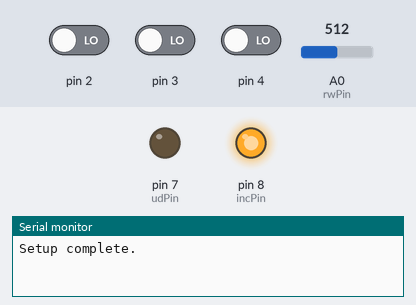
The sketch below on a simulated Arduino Uno, built with avr-gcc and run on an emulated ATmega328P. Shown: output pins drawn as LEDs (lit = HIGH), the last lines printed to the serial monitor. Dashed ring = blinking. The test bench sets the inputs (shaded band); at power-on: pin 2 LOW, pin 3 LOW, pin 4 LOW, A0 (rwPin) = 512. Pins used as bus, display or sensor lines are not drawn.

Above: at 1.2 s.
1.3 s: pin 2 driven HIGH
At 1.7 s:
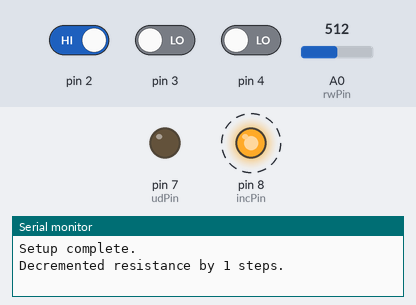
4.3 s: pin 3 driven HIGH
At 4.9 s:
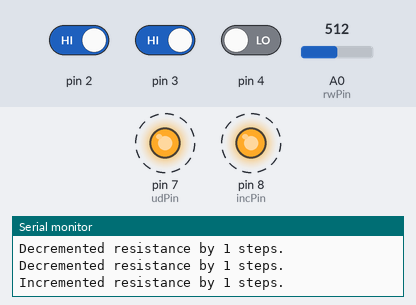
7.3 s: pin 2 driven LOW
At 10.2 s:
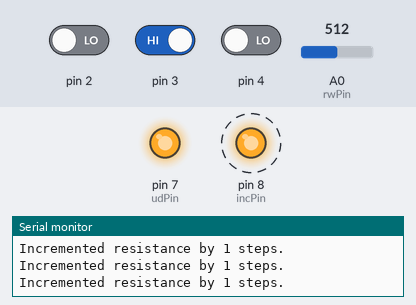
10.3 s: pin 4 driven HIGH
At 11.8 s:
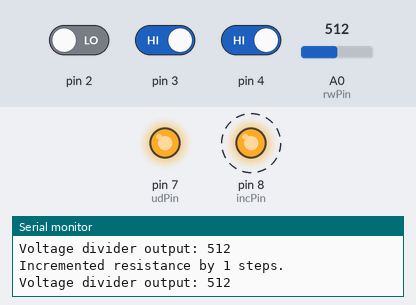
13.3 s: pin 3 driven LOW
At 14.2 s:
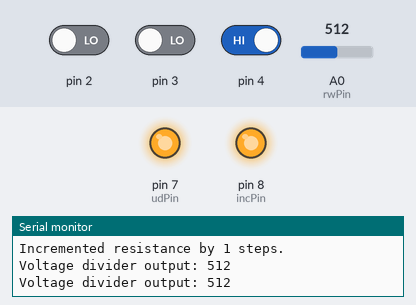
Timing chart, 0 to 15.8 s (numbered marks = the images above; inputs shaded):
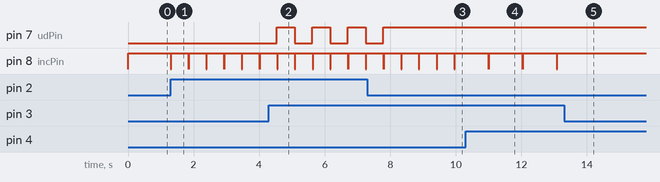

Measured:
- after the input at 1.3 s, pin 8 (incPin): alternates HIGH for 0.53 s and LOW for 0.01 s, starting at once
- after the input at 4.3 s, pin 7 (udPin): alternates HIGH for 0.54 s and LOW for 0.54 s, starting after 0.24 s
- after the input at 7.3 s, pin 7 (udPin): goes on until 7.8 s, then stays HIGH
- after the input at 10.3 s, pin 8 (incPin): alternates HIGH for 1.0 s and LOW for 0.01 s, starting after 0.70 s
- after the input at 13.3 s, pin 8 (incPin): stops changing and stays HIGH

The sketch:

X9C103S.ino
```cpp
// Digital potentiometer pins
const int udPin = 7;   // U/D (Up/Down)
const int incPin = 8;  // INC (Increment)
const int csPin = 9;   // CS (Chip Select)
const int vccPin = 12;   // power to digipot

// Analog pin for voltage divider
const int rwPin = A0;  // Analog pin to read from RW (Wiper)

// Time delay between INC pulses
const int incDelay = 10;
const int csDelay = 10;

// Function to initialize the potentiometer and Serial Monitor
void setup() {
  // Initialize Serial Monitor
  Serial.begin(9600);  // Set baud rate for serial communication

  // Set pin modes
  pinMode(udPin, OUTPUT);
  pinMode(incPin, OUTPUT);
  pinMode(csPin, OUTPUT);
  pinMode(vccPin, OUTPUT);
  pinMode(rwPin, INPUT);  // Set RW pin as input for analog reading

  digitalWrite(incPin, HIGH);
  delay(incDelay);
  digitalWrite(csPin, HIGH); // Start with chip deselected
  delay(csDelay);
  digitalWrite(vccPin, HIGH);
  Serial.println("Setup complete.");
}

void incrementResistance(int steps) {
  digitalWrite(udPin, HIGH); // Set direction to increment
  digitalWrite(csPin, LOW);  // Enable chip

  for (int i = 0; i < steps; i++) {
    digitalWrite(incPin, HIGH); // Toggle INC
    delay(incDelay);
    digitalWrite(incPin, LOW);
    delay(incDelay);
  }

  digitalWrite(incPin, HIGH);
  delay(incDelay);
  digitalWrite(csPin, HIGH); // Save to memory
  delay(csDelay);
  Serial.print("Incremented resistance by ");
  Serial.print(steps);
  Serial.println(" steps.");
}

// Function to decrement resistance by a given number of steps
void decrementResistance(int steps) {
   digitalWrite(udPin, LOW);  // Set direction to decrement
   digitalWrite(csPin, LOW);  // Enable chip


  for (int i = 0; i < steps; i++) {
    digitalWrite(incPin, HIGH); // Toggle INC
    delay(incDelay);
    digitalWrite(incPin, LOW);
    delay(incDelay);
  }

  digitalWrite(incPin, HIGH);
  delay(incDelay);
  digitalWrite(csPin, HIGH); // Save to memory
  delay(csDelay);
  Serial.print("Decremented resistance by ");
  Serial.print(steps);
  Serial.println(" steps.");
}

// Function to save current resistance to non-volatile memory
void saveToMemory() {
  digitalWrite(csPin, LOW);
   delay(csDelay);
  digitalWrite(incPin, HIGH);
  delay(incDelay);
  digitalWrite(csPin, HIGH); // Bring CS high to store current position
   delay(csDelay);
  Serial.println("Current resistance saved to memory.");
}

// Function to read the voltage divider output
void readResistance() {
  int analogValue = analogRead(A0);  // Read analog value
  Serial.print("Voltage divider output: ");
  Serial.println(analogValue);  // Output analog value to Serial Monitor
}

// Example loop to increment, save, then decrement, and save
void loop() {

  while (!Serial){}   // wait until serial monitor is opened

  if(digitalRead(3)==HIGH){
    incrementResistance(1);  // Increment by 10 steps
    delay(500);
  }

 if(digitalRead(2)==HIGH){
    decrementResistance(1);  // Increment by 10 steps
    delay(500);
  }

 if(digitalRead(4)==HIGH){
    readResistance();  // Increment by 10 steps
    delay(500);
  }

}
```
